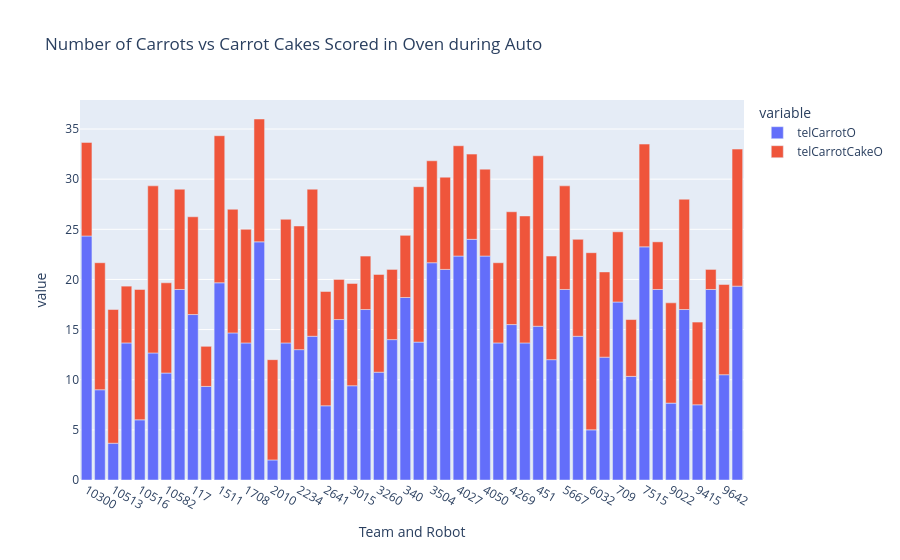

Here is the notebook cell this chart was saved with:
### Code cell
fig = px.bar(team_averages, y=["telCarrotO", "telCarrotCakeO"], title = "Number of Carrots vs Carrot Cakes Scored in Oven during Auto")
fig

### Figure 1 — Plotly figure (JSON) as saved in the notebook; plotly's stock layout.template omitted (floating-point values rounded to 4 significant figures)
{"data": [{"hovertemplate": "variable=telCarrotO<br>Team and Robot=%{x}<br>value=%{y}<extra></extra>", "legendgroup": "telCarrotO", "marker": {"color": "#636efa", "pattern": {"shape": ""}}, "name": "telCarrotO", "orientation": "v", "showlegend": true, "textposition": "auto", "type": "bar", "x": ["10300", "10512", "10513", "10515", "10516", "10517", "10582", "11456", "117", "1317", "1511", "1601", "1708", "1816", "2010", "2095", "2234", "2614", "2641", "2656", "3015", "3173", "3260", "3324", "340", "3484", "3504", "3990", "4027", "4028", "4050", "4150", "4269", "4467", "451", "4991", "5667", "5740", "6032", "63", "709", "7274", "7515", "8705", "9022", "9406", "9415", "9475", "9642", "9653"], "xaxis": "x", "y": [24.33, 9.0, 3.667, 13.67, 6.0, 12.67, 10.67, 19.0, 16.5, 9.333, 19.67, 14.67, 13.67, 23.75, 2.0, 13.67, 13.0, 14.33, 7.4, 16.0, 9.4, 17.0, 10.75, 14.0, 18.2, 13.75, 21.67, 21.0, 22.33, 24.0, 22.33, 13.67, 15.5, 13.67, 15.33, 12.0, 19.0, 14.33, 5.0, 12.25, 17.75, 10.33, 23.25, 19.0, 7.667, 17.0, 7.5, 19.0, 10.5, 19.33], "yaxis": "y"}, {"hovertemplate": "variable=telCarrotCakeO<br>Team and Robot=%{x}<br>value=%{y}<extra></extra>", "legendgroup": "telCarrotCakeO", "marker": {"color": "#EF553B", "pattern": {"shape": ""}}, "name": "telCarrotCakeO", "orientation": "v", "showlegend": true, "textposition": "auto", "type": "bar", "x": ["10300", "10512", "10513", "10515", "10516", "10517", "10582", "11456", "117", "1317", "1511", "1601", "1708", "1816", "2010", "2095", "2234", "2614", "2641", "2656", "3015", "3173", "3260", "3324", "340", "3484", "3504", "3990", "4027", "4028", "4050", "4150", "4269", "4467", "451", "4991", "5667", "5740", "6032", "63", "709", "7274", "7515", "8705", "9022", "9406", "9415", "9475", "9642", "9653"], "xaxis": "x", "y": [9.333, 12.67, 13.33, 5.667, 13.0, 16.67, 9.0, 10.0, 9.75, 4.0, 14.67, 12.33, 11.33, 12.25, 10.0, 12.33, 12.33, 14.67, 11.4, 4.0, 10.2, 5.333, 9.75, 7.0, 6.2, 15.5, 10.17, 9.2, 11.0, 8.5, 8.667, 8.0, 11.25, 12.67, 17.0, 10.33, 10.33, 9.667, 17.67, 8.5, 7.0, 5.667, 10.25, 4.75, 10.0, 11.0, 8.25, 2.0, 9.0, 13.67], "yaxis": "y"}], "layout": {"barmode": "relative", "legend": {"title": {"text": "variable"}, "tracegroupgap": 0}, "title": {"text": "Number of Carrots vs Carrot Cakes Scored in Oven during Auto"}, "xaxis": {"anchor": "y", "domain": [0, 1], "title": {"text": "Team and Robot"}}, "yaxis": {"anchor": "x", "domain": [0, 1], "title": {"text": "value"}}}}
